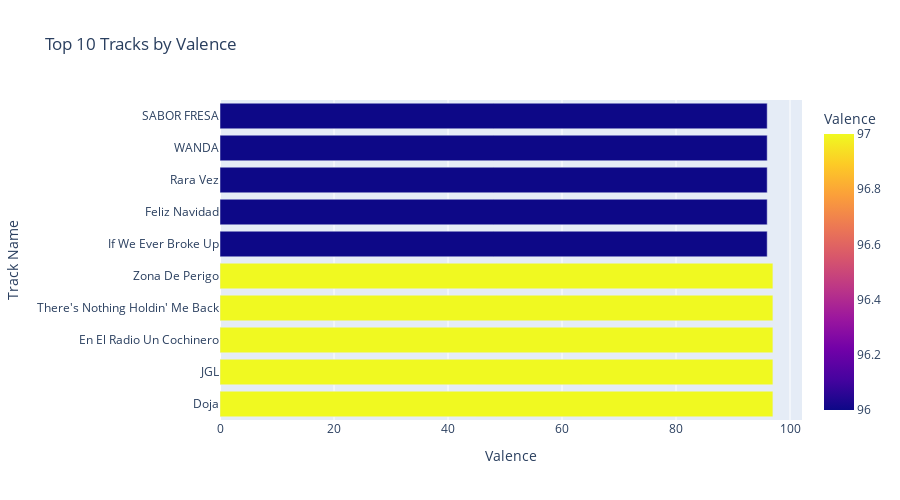

The notebook cell this image was saved under:
### Markdown cell above
### Top 10 Tracks by Valence

This horizontal bar chart highlights the tracks with the **highest valence scores**, representing the **positivity or happiness conveyed in the music**. Key insights:  

- **"Doja" by Central Cee** and **"JGL" (Luis R Conriquez, La Adictiva)** top the chart, both scoring **97 in valence**, indicating highly uplifting or cheerful tones.  

- Popular mainstream hits like **"There's Nothing Holdin' Me Back" (Shawn Mendes)** also feature high valence, showing that **positivity often aligns with broad listener appeal**.  

- Several regional or less globally popular tracks, such as **"En El Radio Un Cochinero" (Victor Cibrian)**, maintain **very high valence scores despite lower total streams**, highlighting that **emotional tone does not always predict commercial success**.  

- Other notable tracks include **"Zona De Perigo" (Leo Santana)**, **"If We Ever Broke Up" (Mae Stephens)**, and **"Feliz Navidad" (José Felic)**, emphasizing a **diverse range of genres capable of generating positive emotions**.  

- This visualization allows us to **identify the musical characteristics that evoke happiness** and can inform **playlist curation, content strategy, and listener targeting**.

### Code cell
df_top_valence = df_percentage[["Artist(S) Name", "Valence %", "Streams"]].sort_values(by="Valence %"
                                                                                          ,ascending=False).head(10)

px.bar(
    df_top_valence,
    title="Top 10 Tracks by Valence",
    y=df_top_valence.index,
    x="Valence %",
    color="Valence %",
    labels={"Valence %": "Valence"},
    hover_data={'Streams':        True,
                'Artist(S) Name': True},
    orientation='h',
    height=500
)

### Figure 1 — Plotly figure (JSON) as saved in the notebook; plotly's stock layout.template omitted (floating-point values rounded to 4 significant figures)
{"data": [{"customdata": [[482257456, "Central Cee"], [323455692, "Luis R Conriquez, La Adictiva"], [164856284, "Victor Cibrian"], [1714490998, "Shawn Mendes"], [134294498, "Leo Santana"], [165584767, "Mae Stephens"], [520034544, "Josï¿½ï¿½ Felic"], [248088961, "Taiu, Milo j"], [175399345, "Quevedo"], [78300654, "Fuerza Regida"]], "hovertemplate": "Valence=%{marker.color}<br>Track Name=%{y}<br>Streams=%{customdata[0]}<br>Artist(S) Name=%{customdata[1]}<extra></extra>", "legendgroup": "", "marker": {"color": [97, 97, 97, 97, 97, 96, 96, 96, 96, 96], "coloraxis": "coloraxis", "pattern": {"shape": ""}}, "name": "", "orientation": "h", "showlegend": false, "textposition": "auto", "type": "bar", "x": [97, 97, 97, 97, 97, 96, 96, 96, 96, 96], "xaxis": "x", "y": ["Doja", "JGL", "En El Radio Un Cochinero", "There's Nothing Holdin' Me Back", "Zona De Perigo", "If We Ever Broke Up", "Feliz Navidad", "Rara Vez", "WANDA", "SABOR FRESA"], "yaxis": "y"}], "layout": {"barmode": "relative", "coloraxis": {"colorbar": {"title": {"text": "Valence"}}, "colorscale": [[0, "#0d0887"], [0.1111, "#46039f"], [0.2222, "#7201a8"], [0.3333, "#9c179e"], [0.4444, "#bd3786"], [0.5556, "#d8576b"], [0.6667, "#ed7953"], [0.7778, "#fb9f3a"], [0.8889, "#fdca26"], [1, "#f0f921"]]}, "height": 500, "legend": {"tracegroupgap": 0}, "title": {"text": "Top 10 Tracks by Valence"}, "xaxis": {"anchor": "y", "domain": [0, 1], "title": {"text": "Valence"}}, "yaxis": {"anchor": "x", "domain": [0, 1], "title": {"text": "Track Name"}}}}
